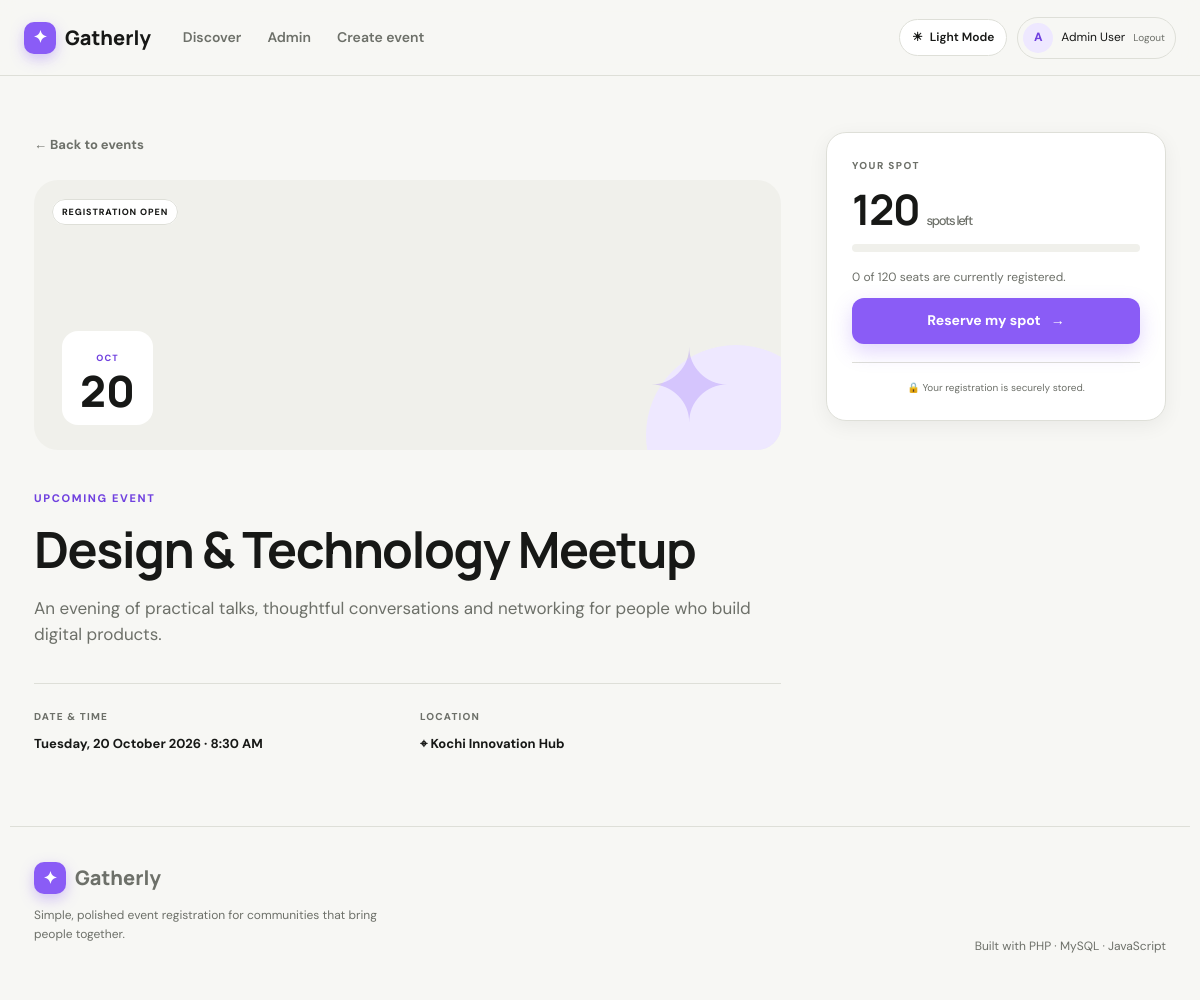
/event.php?id=1 (signed in), run on the app's committed database.
### tables this page shows
CREATE TABLE IF NOT EXISTS events (
    id INT UNSIGNED AUTO_INCREMENT PRIMARY KEY,
    title VARCHAR(180) NOT NULL,
    description TEXT NOT NULL,
    event_date DATETIME NOT NULL,
    location VARCHAR(180) NOT NULL,
    capacity INT UNSIGNED NOT NULL DEFAULT 50,
    created_at TIMESTAMP DEFAULT CURRENT_TIMESTAMP,
    INDEX(event_date)
);

### auth.php (called while the page is built, shortened)
<?php
function is_logged_in(): bool {
    return isset($_SESSION['user']);
}
function e(?string $value): string {
    return htmlspecialchars($value ?? '', ENT_QUOTES, 'UTF-8');
}
?>

### event.php (the view, shortened to what this page needs)
<?php
require_once 'config.php';
$id = (int)($_GET['id'] ?? 0);
$stmt = $pdo->prepare("SELECT e.*, COUNT(r.id) AS registered FROM events e LEFT JOIN registrations r ON r.event_id=e.id AND r.status='confirmed' WHERE e.id=? GROUP BY e.id");
$stmt->execute([$id]);
$event = $stmt->fetch();
$registered = (int)$event['registered'];
$capacity = (int)$event['capacity'];
$remaining = max(0, $capacity - $registered);
require 'header.php';
?>
<div class="detail-layout reveal">
    <section class="detail-main">
        <a class="back-link" href="index.php">← Back to events</a>
        <div class="detail-visual">
            <span class="event-category"><?= $remaining > 0 ? 'REGISTRATION OPEN' : 'SOLD OUT' ?></span>
            <div class="detail-date"><span><?= strtoupper(date('M', strtotime($event['event_date']))) ?></span><strong><?= date('d', strtotime($event['event_date'])) ?></strong></div>
            <div class="detail-symbol">✦</div>
        </div>
        <span class="eyebrow">UPCOMING EVENT</span>
        <h1><?= e($event['title']) ?></h1>
        <p class="lead"><?= e($event['description']) ?></p>
        <div class="detail-facts">
            <div><span>DATE & TIME</span><strong><?= date('l, d F Y · g:i A', strtotime($event['event_date'])) ?></strong></div>
            <div><span>LOCATION</span><strong>⌖ <?= e($event['location']) ?></strong></div>
        </div>
    </section>
    <aside class="register-card">
        <div class="card-label">YOUR SPOT</div>
        <h2><?= $remaining ?> <small>spots left</small></h2>
        <div class="progress large"><span style="width:<?= min(100, round($registered / max(1,$capacity)*100)) ?>%"></span></div>
        <p><?= $registered ?> of <?= $capacity ?> seats are currently registered.</p>
        <?php if ($remaining <= 0): ?>
            <button class="btn btn-disabled btn-block" disabled>Registration full</button>
        <?php else: ?>
            <?php
            $check = $pdo->prepare("SELECT * FROM registrations WHERE event_id=? AND user_id=? AND status='confirmed'");
            $check->execute([$id, $_SESSION['user']['id']]);
            $myReg = $check->fetch();
            ?>
            <?php if ($myReg): ?>
                <div class="registered-state"><span>✓</span><div><strong>You're registered!</strong><small>Ticket <?= e($myReg['ticket_code']) ?></small></div></div>
            <?php else: ?>
                <form action="register_event.php" method="post">
                    <button class="btn btn-primary btn-block" type="submit">Reserve my spot <span>→</span></button>
                </form>
            <?php endif; ?>
        <?php endif; ?>
        <div class="secure-note">🔒 Your registration is securely stored.</div>
    </aside>
</div>
<?php require 'footer.php'; ?>

### assets/css/style.css (style rules this page uses)
:root { --bg:#f7f7f4;--surface:#ffffff;--surface-2:#f0f0eb;--text:#171816;--muted:#6d7069;--border:#dedfd8; --accent:#8a5cf6;--accent-strong:#7041df;--accent-soft:#eee8ff;--success:#18865b;--success-soft:#e4f5ed; --warning:#a46b00;--error:#c43d3d;--shadow:0 16px 45px rgba(24,24,20,.08);--shadow-sm:0 5px 20px rgba(24,24,20,.06); --radius:20px;--radius-sm:12px; }
* { box-sizing:border-box }
html { scroll-behavior:smooth }
body { margin:0;background:var(--bg);color:var(--text);font-family:"DM Sans",sans-serif;line-height:1.55 }
a { color:inherit;text-decoration:none }
button,input,textarea { font:inherit }
h1,h2,h3 { font-family:Manrope;line-height:1.1;letter-spacing:-.03em }
h1 { font-size:52px;margin:12px 0 18px }
h2 { font-size:30px;margin:6px 0 }
.eyebrow { font-size:11px;letter-spacing:.15em;font-weight:800;color:var(--accent-strong) }
.btn { display:inline-flex;justify-content:center;align-items:center;gap:10px;border:0;border-radius:12px;padding:12px 17px;font-weight:700;font-size:14px;cursor:pointer;transition:transform .18s,box-shadow .18s,background .18s }
.btn-primary { background:var(--accent);color:#fff;box-shadow:0 8px 20px color-mix(in srgb,var(--accent) 25%,transparent) }
.btn-block { width:100% }
.back-link { display:inline-block;color:var(--muted);font-size:13px;font-weight:700;margin-bottom:25px }
.visual-symbol,.detail-symbol { font-size:100px;color:var(--accent);opacity:.25 }
.event-visual,.detail-visual { height:190px;background:var(--surface-2);position:relative;padding:18px;overflow:hidden }
.event-visual:before,.detail-visual:before { content:"";position:absolute;width:180px;height:180px;border-radius:50%;background:var(--accent-soft);right:-45px;bottom:-75px }
.event-category { position:relative;z-index:1;background:var(--surface);border:1px solid var(--border);border-radius:99px;padding:6px 9px;font-size:9px;font-weight:800;letter-spacing:.1em }
.event-date-block span,.detail-date span { font-size:9px;color:var(--accent-strong);font-weight:800;letter-spacing:.12em }
.progress,.mini-progress { height:6px;background:var(--surface-2);border-radius:99px;overflow:hidden;margin:7px 0 16px }
.detail-layout { display:grid;grid-template-columns:1fr 340px;gap:45px;align-items:start;padding-top:20px }
.detail-main h1 { font-size:50px }
.detail-visual { height:270px;border-radius:24px;margin-bottom:35px }
.detail-date { position:absolute;left:28px;bottom:25px;background:var(--surface);padding:13px 18px;border-radius:16px;text-align:center }
.detail-date strong { display:block;font:800 43px/1 Manrope }
.detail-symbol { position:absolute;right:50px;bottom:-15px }
.lead { font-size:17px;color:var(--muted);max-width:720px }
.detail-facts { display:grid;grid-template-columns:1fr 1fr;gap:25px;border-top:1px solid var(--border);margin-top:35px;padding-top:25px }
.detail-facts span { display:block;color:var(--muted);font-size:10px;font-weight:800;letter-spacing:.12em;margin-bottom:7px }
.detail-facts strong { font-size:13px }
.register-card,.form-card { background:var(--surface);border:1px solid var(--border);border-radius:var(--radius);padding:25px;box-shadow:var(--shadow-sm) }
.register-card { position:sticky;top:105px }
.card-label { font-size:10px;letter-spacing:.14em;font-weight:800;color:var(--muted) }
.register-card h2 { font-size:42px;margin:12px 0 }
.register-card h2 small { font:500 13px "DM Sans";color:var(--muted) }
.register-card p { color:var(--muted);font-size:12px }
.progress.large { height:8px }
.secure-note { text-align:center;border-top:1px solid var(--border);padding-top:17px;margin-top:18px;color:var(--muted);font-size:10px }
.reveal { animation:reveal .55s ease both }

### data on the page
events: event_date "OCT", event_date "20", title "Design & Technology Meetup", description "An evening of practical talks, thoughtful conversations and networking for people who build digital products.", event_date "Tuesday, 20 October 2026 · 8:30 AM", location "Kochi Innovation Hub", capacity "120"

### other printed values
substr($_SESSION['user']['name'], 0, 1) "A"
$_SESSION['user']['name'] "Admin User"
$registered "0"
